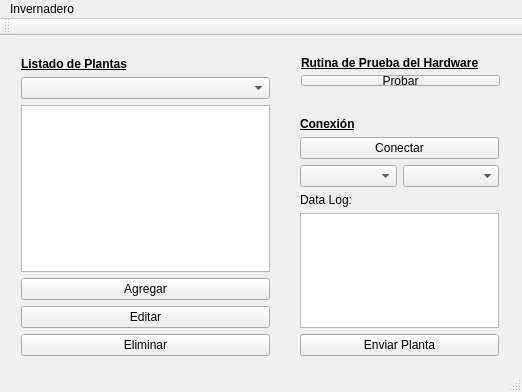
<?xml version="1.0" encoding="UTF-8"?>
<ui version="4.0">
 <class>MainWindow</class>
 <widget class="QMainWindow" name="MainWindow">
  <property name="geometry">
   <rect>
    <x>0</x>
    <y>0</y>
    <width>522</width>
    <height>392</height>
   </rect>
  </property>
  <property name="windowTitle">
   <string>MainWindow</string>
  </property>
  <widget class="QWidget" name="centralWidget">
   <widget class="QWidget" name="verticalLayoutWidget">
    <property name="geometry">
     <rect>
      <x>289</x>
      <y>70</y>
      <width>221</width>
      <height>261</height>
     </rect>
    </property>
    <layout class="QVBoxLayout" name="verticalLayout_PuertoSerie">
     <item>
      <widget class="QLabel" name="label_PuertoSerie">
       <property name="font">
        <font>
         <weight>75</weight>
         <bold>true</bold>
         <underline>true</underline>
        </font>
       </property>
       <property name="text">
        <string>Conexión</string>
       </property>
      </widget>
     </item>
     <item>
      <widget class="QPushButton" name="pushButton_PuertoSerie_Conectar">
       <property name="text">
        <string>Conectar</string>
       </property>
      </widget>
     </item>
     <item>
      <layout class="QHBoxLayout" name="horizontalLayout_PS">
       <item>
        <widget class="QComboBox" name="comboBox_Puertos"/>
       </item>
       <item>
        <widget class="QComboBox" name="comboBox_BaudRate"/>
       </item>
      </layout>
     </item>
     <item>
      <widget class="QLabel" name="label_PuertoSerie_DataLog">
       <property name="text">
        <string>Data Log:</string>
       </property>
      </widget>
     </item>
     <item>
      <widget class="QPlainTextEdit" name="plainTextEdit_PuertoSerie"/>
     </item>
     <item>
      <widget class="QPushButton" name="pushButton_PuertoSerie_Enviar">
       <property name="text">
        <string>Enviar Planta</string>
       </property>
      </widget>
     </item>
    </layout>
   </widget>
   <widget class="QWidget" name="verticalLayoutWidget_2">
    <property name="geometry">
     <rect>
      <x>10</x>
      <y>10</y>
      <width>271</width>
      <height>321</height>
     </rect>
    </property>
    <layout class="QVBoxLayout" name="verticalLayout_ListadoPlantas">
     <item>
      <widget class="QLabel" name="label_ListadoPlantas">
       <property name="font">
        <font>
         <weight>75</weight>
         <bold>true</bold>
         <underline>true</underline>
        </font>
       </property>
       <property name="text">
        <string>Listado de Plantas</string>
       </property>
      </widget>
     </item>
     <item>
      <widget class="QComboBox" name="comboBox_ListadoPlantas">
       <property name="editable">
        <bool>false</bool>
       </property>
       <property name="currentIndex">
        <number>-1</number>
       </property>
       <property name="maxVisibleItems">
        <number>12</number>
       </property>
      </widget>
     </item>
     <item>
      <widget class="QListWidget" name="listWidget_ListadoPlantas"/>
     </item>
     <item>
      <widget class="QPushButton" name="pushButton_AgregarPlanta">
       <property name="text">
        <string>Agregar</string>
       </property>
      </widget>
     </item>
     <item>
      <widget class="QPushButton" name="pushButton_EditarPlanta">
       <property name="text">
        <string>Editar</string>
       </property>
      </widget>
     </item>
     <item>
      <widget class="QPushButton" name="pushButton_EliminarPlanta">
       <property name="text">
        <string>Eliminar</string>
       </property>
      </widget>
     </item>
    </layout>
   </widget>
   <widget class="QWidget" name="verticalLayoutWidget_4">
    <property name="geometry">
     <rect>
      <x>290</x>
      <y>10</y>
      <width>221</width>
      <height>51</height>
     </rect>
    </property>
    <layout class="QVBoxLayout" name="verticalLayout_Actualizar">
     <item>
      <widget class="QLabel" name="label_Prueba">
       <property name="font">
        <font>
         <weight>75</weight>
         <bold>true</bold>
         <underline>true</underline>
        </font>
       </property>
       <property name="text">
        <string>Rutina de Prueba del Hardware</string>
       </property>
      </widget>
     </item>
     <item>
      <widget class="QPushButton" name="pushButton_Prueba">
       <property name="text">
        <string>Probar</string>
       </property>
      </widget>
     </item>
    </layout>
   </widget>
  </widget>
  <widget class="QMenuBar" name="menuBar">
   <property name="geometry">
    <rect>
     <x>0</x>
     <y>0</y>
     <width>522</width>
     <height>21</height>
    </rect>
   </property>
   <widget class="QMenu" name="menuInvernadero">
    <property name="title">
     <string>Invernadero</string>
    </property>
   </widget>
   <addaction name="menuInvernadero"/>
  </widget>
  <widget class="QToolBar" name="mainToolBar">
   <attribute name="toolBarArea">
    <enum>TopToolBarArea</enum>
   </attribute>
   <attribute name="toolBarBreak">
    <bool>false</bool>
   </attribute>
  </widget>
  <widget class="QStatusBar" name="statusBar"/>
 </widget>
 <layoutdefault spacing="6" margin="11"/>
 <resources/>
 <connections/>
</ui>
